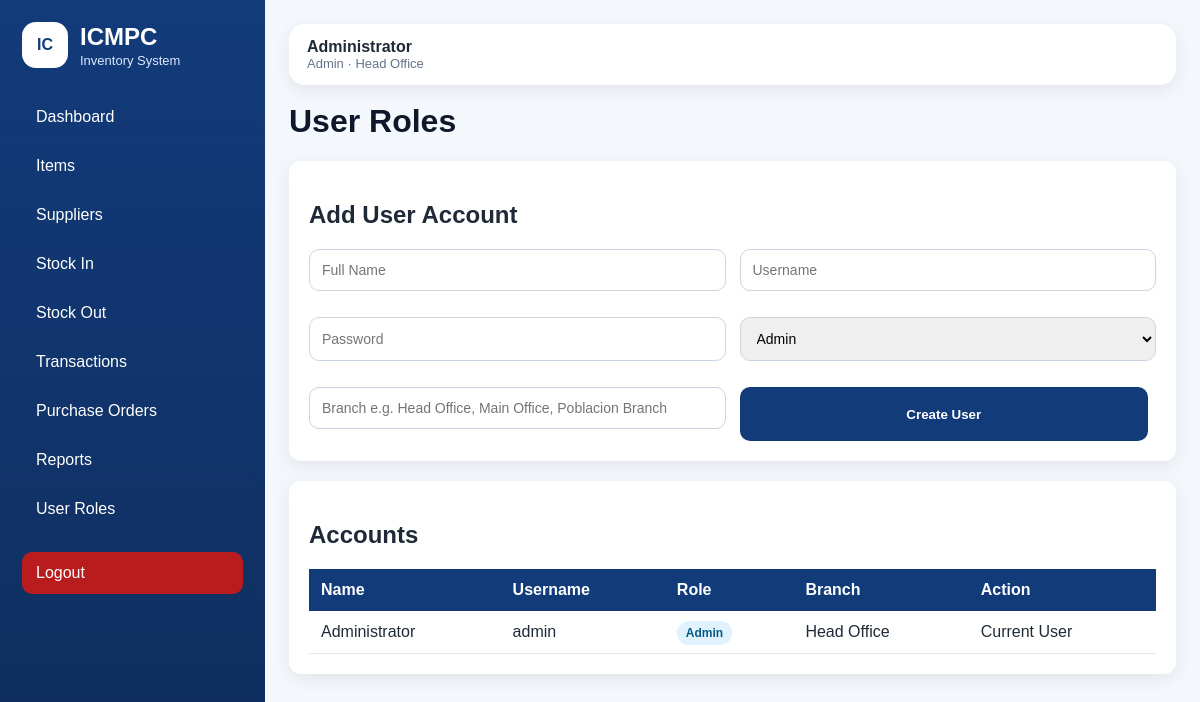
The page /users (signed in) on the database as committed earlier.
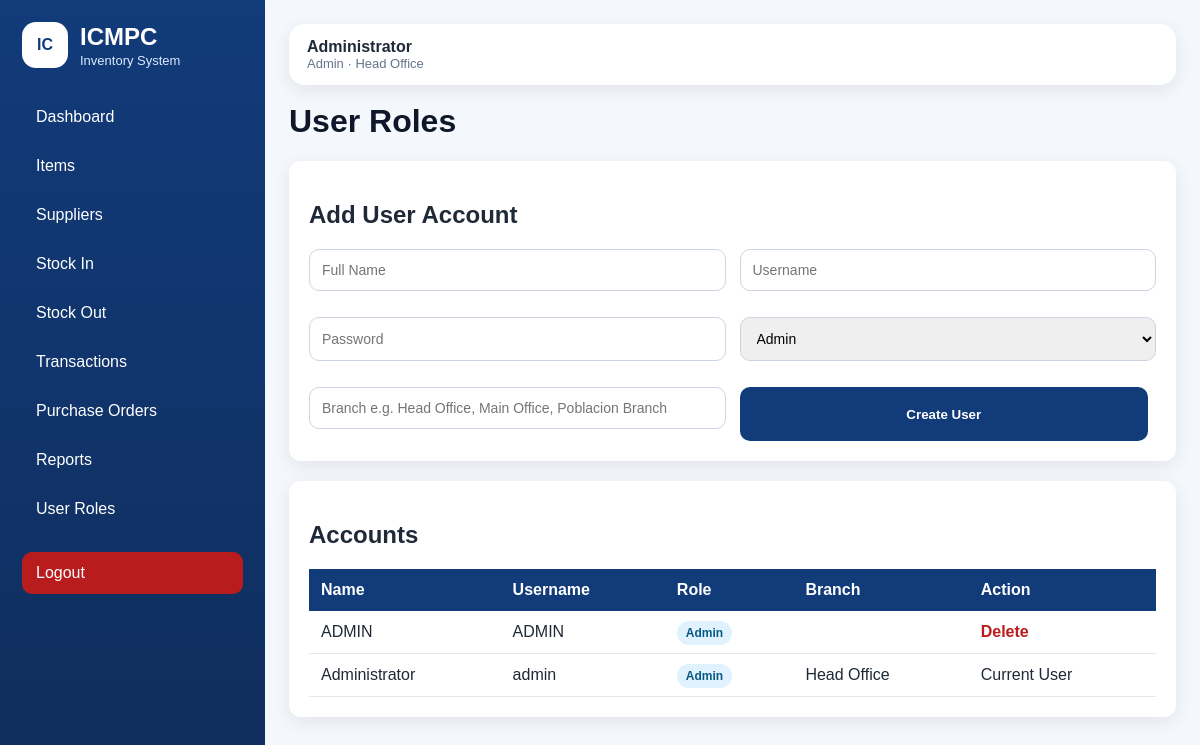
The same page on the database as committed later.
### tables this page shows
CREATE TABLE users (
            id INTEGER PRIMARY KEY AUTOINCREMENT,
            full_name TEXT NOT NULL,
            username TEXT UNIQUE NOT NULL,
            password TEXT NOT NULL,
            role TEXT NOT NULL DEFAULT 'staff',
            branch TEXT
        );

### app.py (the view, shortened to what this page needs)
@app.route("/users", methods=["GET", "POST"])
def users():
    check = require_admin()
    if check:
        return check
    conn = get_db_connection()
    user_list = fetchall(conn, "SELECT * FROM users ORDER BY role, full_name")
    conn.close()
    return render_template("users.html", users=user_list)

### app.py (called while the page is built)
def using_postgres():
    return bool(DATABASE_URL)

def get_db_connection():
    if using_postgres():
        return psycopg2.connect(DATABASE_URL, cursor_factory=psycopg2.extras.RealDictCursor)
    conn = sqlite3.connect(DATABASE)
    conn.row_factory = sqlite3.Row
    return conn

def q(sql):
    if using_postgres():
        return sql.replace("?", "%s")
    return sql

def fetchall(conn, sql, params=()):
    cur = conn.cursor()
    cur.execute(q(sql), params)
    return cur.fetchall()

def logged_in():
    return "user_id" in session

def require_login():
    if not logged_in():
        return redirect(url_for("login"))
    return None

def require_admin():
    check = require_login()
    if check:
        return check
    if session.get("role") != "admin":
        flash("Admin access only.", "danger")
        return redirect(url_for("dashboard"))
    return None

### templates/users.html (shortened to what this page needs)
{% extends "base.html" %}
{% block content %}
<h1>User Roles</h1>
<section class="panel">
    <h2>Add User Account</h2>
    <form method="POST" class="form-grid">
        <input name="full_name" placeholder="Full Name" required>
        <input name="username" placeholder="Username" required>
        <input name="password" placeholder="Password" required>
        <select name="role" required>
            <option value="admin">Admin</option>
        </select>
        <input name="branch" placeholder="Branch e.g. Head Office, Main Office, Poblacion Branch">
        <button type="submit">Create User</button>
    </form>
</section>
<section class="panel">
    <h2>Accounts</h2>
    <table>
        <thead>
            <tr><th>Name</th><th>Username</th><th>Role</th><th>Branch</th><th>Action</th></tr>
        </thead>
        <tbody>
        {% for u in users %}
            <tr>
                <td>{{ u.full_name }}</td>
                <td>{{ u.username }}</td>
                <td><span class="badge">{{ u.role|replace("_", " ")|title }}</span></td>
                <td>{{ u.branch }}</td>
                <td>
                    {% if u.id != session.get("user_id") %}
                    <a class="danger-link" href="{{ url_for('delete_user', user_id=u.id) }}" onclick="return confirm('Delete this user?')">Delete</a>
                    {% else %}
                    Current User
                    {% endif %}
                </td>
            </tr>
        {% else %}
            <tr><td colspan="5">No users found.</td></tr>
        {% endfor %}
        </tbody>
    </table>
</section>
{% endblock %}

### templates/base.html (shortened to what this page needs)
<!DOCTYPE html>
<html>
<head>
    <link rel="stylesheet" href="{{ url_for('static', filename='style.css') }}">
</head>
<body>
{% if session.get("user_id") %}
<div class="sidebar">
    <div class="brand">
        <div class="brand-logo">IC</div>
        <div>
            <h2>ICMPC</h2>
            <p>Inventory System</p>
        </div>
    </div>
    <a href="{{ url_for('dashboard') }}">Dashboard</a>
    <a href="{{ url_for('items') }}">Items</a>
    <a href="{{ url_for('suppliers') }}">Suppliers</a>
    <a href="{{ url_for('stock_in') }}">Stock In</a>
    <a href="{{ url_for('stock_out') }}">Stock Out</a>
    <a href="{{ url_for('transactions') }}">Transactions</a>
    <a href="{{ url_for('purchase_orders') }}">Purchase Orders</a>
    <a href="{{ url_for('reports') }}">Reports</a>
    {% if session.get("role") == "admin" %}
    <a href="{{ url_for('users') }}">User Roles</a>
    {% endif %}
    <a href="{{ url_for('logout') }}" class="logout">Logout</a>
</div>
{% endif %}
<main class="{% if session.get('user_id') %}main{% else %}login-main{% endif %}">
    {% if session.get("user_id") %}
    <div class="topbar">
        <div>
            <strong>{{ session.get("full_name") }}</strong>
            <span>{{ session.get("role")|replace("_", " ")|title }} · {{ session.get("branch") }}</span>
        </div>
    </div>
    {% endif %}
    {% block content %}{% endblock %}
</main>
</body>
</html>

### static/style.css (style rules this page uses)
* { box-sizing:border-box }
body { margin:0;font-family:Arial,sans-serif;background:#f4f7fb;color:#1f2937 }
.sidebar { position:fixed;left:0;top:0;width:265px;min-height:100vh;background:linear-gradient(180deg,#123b7a,#0f2d5c);padding:22px;color:white }
.brand { display:flex;gap:12px;align-items:center;margin-bottom:28px }
.brand-logo { width:46px;height:46px;border-radius:14px;background:white;color:#123b7a;display:grid;place-items:center;font-weight:bold }
.brand h2 { margin:0 }
.brand p { margin:2px 0 0;color:#dbeafe;font-size:13px }
.sidebar a { display:block;color:white;text-decoration:none;padding:12px 14px;border-radius:10px;margin-bottom:7px }
.sidebar .logout { background:#b91c1c;margin-top:22px }
.main { margin-left:265px;padding:24px }
.topbar { background:white;padding:14px 18px;border-radius:16px;margin-bottom:18px;box-shadow:0 5px 18px rgba(15,23,42,.08) }
.topbar span { color:#64748b;display:block;font-size:13px }
.login-card,.panel,.card { background:white;border-radius:18px;box-shadow:0 5px 18px rgba(15,23,42,.08) }
h1 { margin-top:0;color:#0f172a }
.panel { padding:22px;margin-bottom:18px;overflow-x:auto }
.form-grid { display:grid;grid-template-columns:repeat(2,1fr);gap:14px }
input,select,textarea { width:100%;padding:12px;border:1px solid #cbd5e1;border-radius:10px;font-size:14px;margin-bottom:12px }
button,.btn-link,.btn-small { display:inline-block;background:#123b7a;color:white;border:0;border-radius:10px;padding:12px 16px;text-decoration:none;font-weight:bold;cursor:pointer;margin-right:8px }
.danger-link { color:#b91c1c;font-weight:bold;text-decoration:none }
table { width:100%;border-collapse:collapse }
th { background:#123b7a;color:white;text-align:left;padding:12px;white-space:nowrap }
td { padding:12px;border-bottom:1px solid #e5e7eb;white-space:nowrap }
.badge { background:#e0f2fe;color:#075985;padding:5px 9px;border-radius:999px;font-weight:bold;font-size:12px }
.panel { background: white; padding: 20px; border-radius: 12px; margin-bottom: 20px; }

Rows that differ between the two databases and show on the page:
added users: full_name "ADMIN", username "ADMIN", role "Admin"
